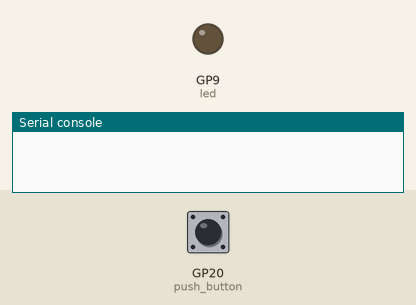
This program was run on a simulated Raspberry Pi Pico running MicroPython. Parts: output pins drawn as LEDs (lit = HIGH), the last lines printed to the serial console. The inputs (shaded band) are chosen by the test bench; at power-on: GP20 (push_button) HIGH.

Above: at 1.2 s.
1.3 s: GP20 (push_button) pulled LOW for 0.15 s
At 1.7 s:
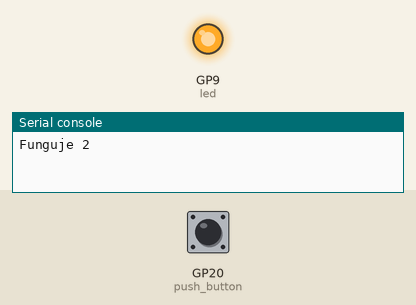
2.9 s: GP20 (push_button) pulled LOW for 1 s
Timing chart, 0 to 12.9 s (numbered marks = the images above; inputs shaded):
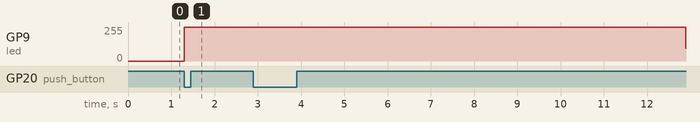

The program:

prepinani-led.py
```python
from machine import Pin, PWM
from time import sleep

led = PWM(Pin(9))
push_button = Pin(20, Pin.IN)
led.freq(1000)

a = 1

def pricitani(pin):
    global a
    a = a + 1
    print("Funguje", a)
    if a > 4:
        a = 1

def led_0():
    global led
    led.duty_u16(0)

def led_100():
    global led
    led.duty_u16(65536)

def led_blik1():
    global led
    kroky = 1
    for cyklus_kroku in range(0, 65536, kroky):
        led.duty_u16(cyklus_kroku)
        #sleep(0.005)

    for cyklus_kroku in range(65536, 0, -kroky):
        led.duty_u16(cyklus_kroku)
        #sleep(0.005)

def led_blik2():
    global led
    kroky = 5
    for cyklus_kroku in range(0, 65536, kroky):
        led.duty_u16(cyklus_kroku)
        #sleep(0.005)

    for cyklus_kroku in range(65536, 0, -kroky):
        led.duty_u16(cyklus_kroku)
        #sleep(0.005)


push_button.irq(trigger=Pin.IRQ_FALLING, handler=pricitani)

while True:
    if a == 1:
        led_0()
    elif a == 2:
        led_100()
    elif a == 3:
        led_blik1()
    elif a == 4:
        led_blik2()
```

Measured:
- after the input at 1.3 s, GP9 (led): 0/255 → 255/255 at once
- after the input at 2.9 s, GP9 (led): 255/255 → 95/255 after 10.0 s
